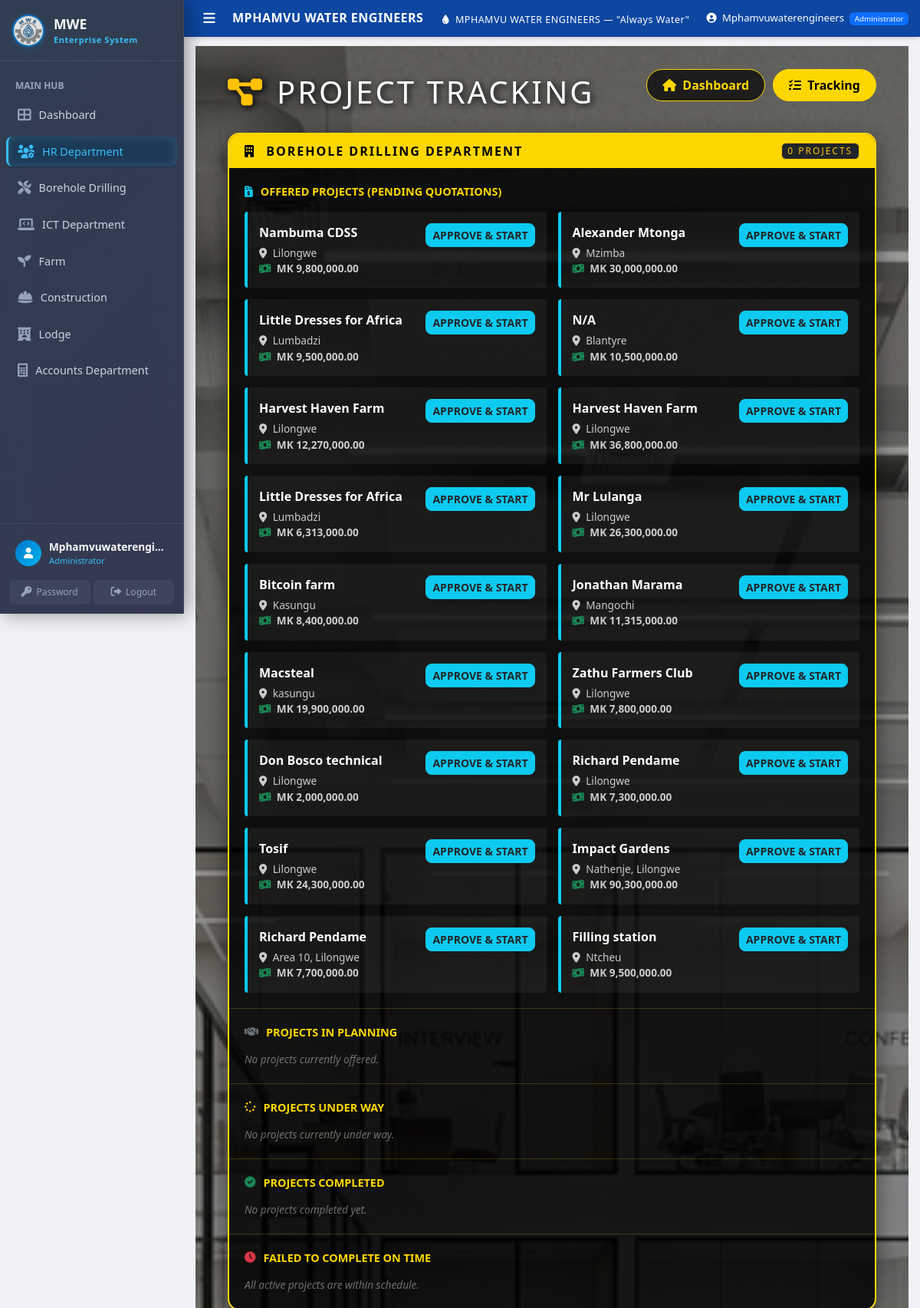
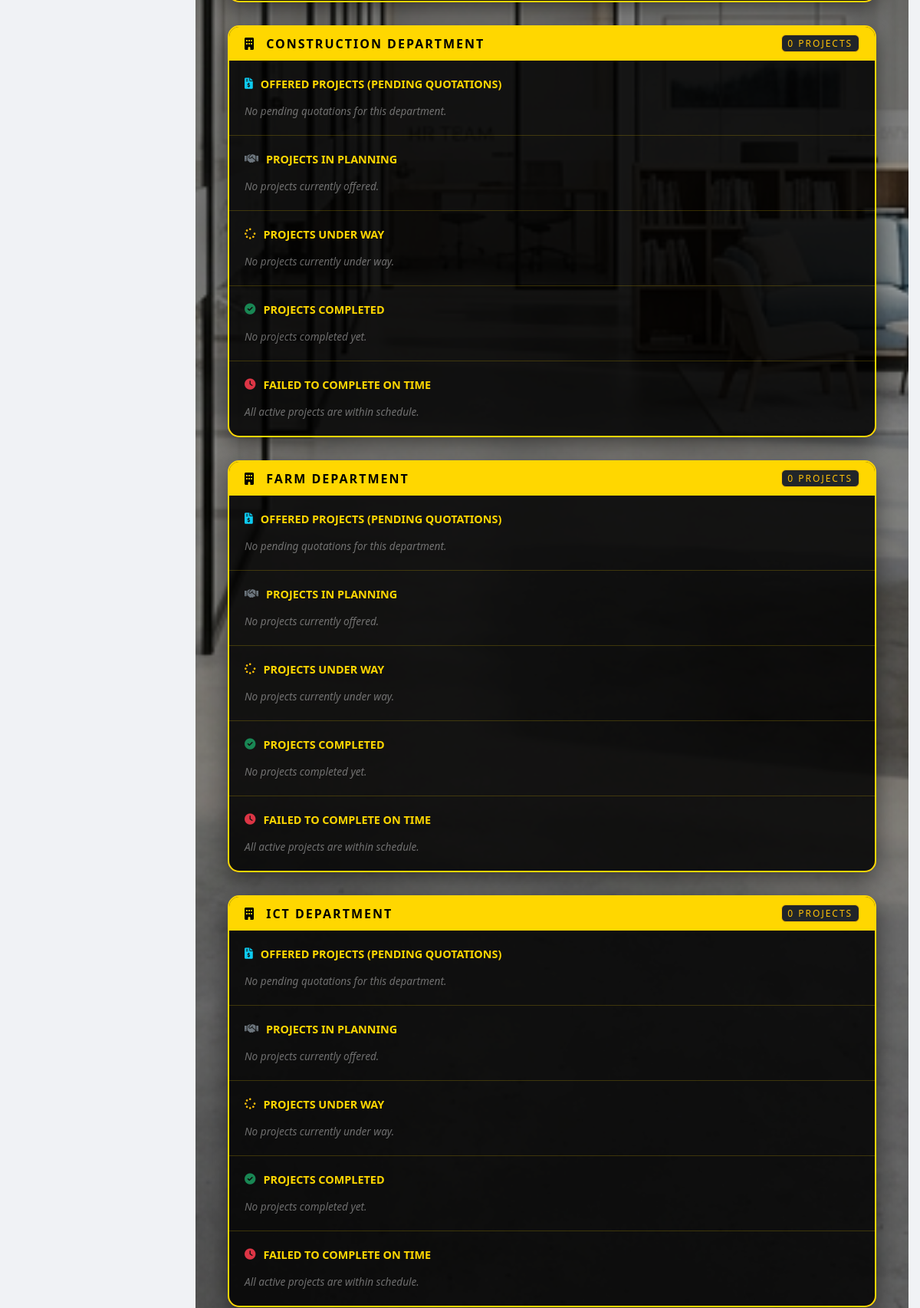
/hr/project_tracking (signed in, upper part), run on the app's committed database (2 pictures, top to bottom).
### models.py (models this page shows)
class Client(db.Model):
    __tablename__ = 'clients'
    client_id = db.Column(db.Integer, primary_key=True)
    client_name = db.Column(db.String(200), nullable=False)
    phone = db.Column(db.String(20), nullable=False)
    email = db.Column(db.String(100))
    address = db.Column(db.Text, nullable=False)
    project_type = db.Column(db.String(100), nullable=False)
    quotation_amount = db.Column(db.Float, default=0)
    contract_status = db.Column(db.String(20), default='Pending')
    payment_status = db.Column(db.String(20), default='Pending')
    total_transactions = db.Column(db.Integer, default=0)
    completed_transactions = db.Column(db.Integer, default=0)
    on_time_payments = db.Column(db.Integer, default=0)
    defaults = db.Column(db.Integer, default=0)
    credit_score = db.Column(db.Integer, default=0)
    created_at = db.Column(db.DateTime, default=datetime.utcnow)
    updated_at = db.Column(db.DateTime, default=datetime.utcnow, onupdate=datetime.utcnow)
    department = db.Column(db.String(100), default='Borehole Drilling', nullable=False)
    reference_number = db.Column(db.String(50), unique=True, default=lambda: get_reference_number('CLI'))

class Quotation(db.Model):
    __tablename__ = 'quotations'
    quotation_id = db.Column(db.Integer, primary_key=True)
    client_id = db.Column(db.Integer, db.ForeignKey('clients.client_id'), nullable=False)
    project_location = db.Column(db.String(200), nullable=False)
    project_latitude = db.Column(db.Float, nullable=True)
    project_longitude = db.Column(db.Float, nullable=True)
    borehole_depth = db.Column(db.Float)
    equipment_cost = db.Column(db.Float, default=0)
    labour_cost = db.Column(db.Float, default=0)
    transport_cost = db.Column(db.Float, default=0)
    total_amount = db.Column(db.Float, nullable=False)
    validity_days = db.Column(db.Integer, default=30)
    description = db.Column(db.Text, default='We have pleasure in quoting our prices for borehole development as follows;')
    status = db.Column(db.String(20), default='Pending')
    delivery_confirmed = db.Column(db.Boolean, default=False)
    delivery_approved_by = db.Column(db.String(100))
    delivery_approved_date = db.Column(db.DateTime)
    invoice_generated = db.Column(db.Boolean, default=False)
    delivery_note_generated = db.Column(db.Boolean, default=False)
    created_at = db.Column(db.DateTime, default=datetime.utcnow)
    updated_at = db.Column(db.DateTime, default=datetime.utcnow, onupdate=datetime.utcnow)
    reference_number = db.Column(db.String(50), unique=True, default=lambda: get_reference_number('QUO'))
    department = db.Column(db.String(100), default='Borehole Drilling', nullable=False)
    client = db.relationship('Client', backref='quotations')
    quotation_items = db.relationship('QuotationItem', backref='quotation', cascade='all, delete-orphan')

### hr/hr_routes.py (the view, shortened to what this page needs)
@hr_bp.route('/project_tracking', methods=['GET'])
@login_required
@admin_required
def project_tracking():
    from models import ConstructionProject, ICTProject, FarmActivity, CropCycle, Quotation
    from datetime import date
    today = date.today()
    construction_projects = ConstructionProject.query.all()
    ict_projects = ICTProject.query.all()
    farm_activities = FarmActivity.query.all()
    crop_cycles = CropCycle.query.all()
    pending_quotations = Quotation.query.filter_by(status='Pending').all()
    def get_status_category(p, end_date_attr='end_date'):
        status = getattr(p, 'status', '').lower()
        end_date = getattr(p, end_date_attr, None)
        if status in ['completed', 'harvested']:
            return 'completed'
        if end_date and end_date < today:
            return 'overdue'
        if status in ['planning', 'planned', 'pending']:
            return 'offered'
        if status in ['in progress', 'growing', 'testing']:
            return 'underway'
        return 'other'
    projects = {
        'Borehole Drilling': {'offered': [], 'underway': [], 'completed': [], 'overdue': [], 'quotations_offered': []},
        'Construction': {'offered': [], 'underway': [], 'completed': [], 'overdue': [], 'quotations_offered': []},
        'Farm': {'offered': [], 'underway': [], 'completed': [], 'overdue': [], 'quotations_offered': []},
        'ICT': {'offered': [], 'underway': [], 'completed': [], 'overdue': [], 'quotations_offered': []}
    }
    for q in pending_quotations:
        dept = q.department if q.department in projects else 'Borehole Drilling'
        projects[dept]['quotations_offered'].append({
            'id': q.quotation_id,
            'client': q.client.client_name if q.client else 'Unknown',
            'amount': q.total_amount,
            'location': q.project_location
        })
    return render_template('hr/project_tracking.html', projects=projects, today=today)

### app.py (called while the page is built)
@app.context_processor
def inject_now():
    return {
        'datetime': datetime,
    }

### hr/hr_routes.py (called while the page is built)
def login_required(f):
    @wraps(f)
    def decorated_function(*args, **kwargs):
        if 'user_id' not in session:
            flash('Please log in to access this page.', 'error')
            return redirect(url_for('login'))
        return f(*args, **kwargs)
    return decorated_function

def admin_required(f):
    @wraps(f)
    def decorated_function(*args, **kwargs):
        if session.get('role') not in ['Administrator', 'Director', 'HR Manager']:
            flash('You do not have permission to access the HR Department.', 'error')
            return redirect(url_for('dashboard'))
        return f(*args, **kwargs)
    return decorated_function

### templates/hr/project_tracking.html (shortened to what this page needs)
{% extends "base.html" %}
{% block content %}
<div class="tracking-wrapper">
    <div class="tracking-container container-fluid">
        <div class="d-flex justify-content-between align-items-center mb-4">
            <h1 class="text-white fw-900 text-uppercase" style="letter-spacing: 3px; text-shadow: 2px 2px 10px #000;">
                <i class="fas fa-project-diagram me-3 text-warning"></i>Project Tracking
            </h1>
            <div class="tab-nav">
                <a href="{{ url_for('hr.dashboard') }}" class="tab-btn"><i class="fas fa-home me-1"></i> Dashboard</a>
                <a href="#" class="tab-btn active"><i class="fas fa-tasks me-1"></i> Tracking</a>
            </div>
        </div>
        {% for dept, categories in projects.items() %}
        <div class="dept-card">
            <div class="dept-header">
                <span><i class="fas fa-building me-2"></i> {{ dept }} Department</span>
                <span class="badge bg-dark text-warning border border-warning">{{ categories.offered|length + categories.underway|length + categories.completed|length + categories.overdue|length }} Projects</span>
            </div>
            <div class="status-section">
                <div class="status-title"><i class="fas fa-file-invoice-dollar text-info"></i> Offered Projects (Pending Quotations)</div>
                {% if categories.quotations_offered %}
                <div class="project-grid">
                    {% for q in categories.quotations_offered %}
                    <div class="project-card" style="border-color: #0dcaf0;">
                        <div class="d-flex justify-content-between align-items-start">
                            <div>
                                <div class="project-name">{{ q.client }}</div>
                                <div class="project-dates">
                                    <i class="fas fa-map-marker-alt me-1"></i> {{ q.location or 'No Location' }}<br>
                                    <i class="fas fa-money-bill-wave me-1 text-success"></i> <strong>MK {{ "{:,.2f}".format(q.amount) }}</strong>
                                </div>
                            </div>
                            <button class="btn btn-sm btn-info fw-bold text-dark" onclick="openApproveModal('{{ q.id }}', '{{ q.client }}')">
                                APPROVE & START
                            </button>
                        </div>
                    </div>
                    {% endfor %}
                </div>
                {% else %}
                <div class="empty-state">No pending quotations for this department.</div>
                {% endif %}
            </div>
            <div class="status-section">
                <div class="status-title"><i class="fas fa-handshake text-secondary"></i> Projects in Planning</div>
                {% if categories.offered %}
                <div class="project-grid">
                    {% for p in categories.offered %}
                    <div class="project-card" style="border-color: #0dcaf0;">
                        <div class="project-name">{{ p.name }}</div>
                        <div class="project-dates">
                            <i class="far fa-calendar-alt me-1"></i> Start: {{ p.start.strftime('%d/%m/%Y') if p.start else 'TBD' }}
                            &nbsp;&bull;&nbsp;
                            <i class="far fa-calendar-check me-1"></i> Target: {{ p.end.strftime('%d/%m/%Y') if p.end else 'TBD' }}
                        </div>
                    </div>
                    {% endfor %}
                </div>
                {% else %}
                <div class="empty-state">No projects currently offered.</div>
                {% endif %}
            </div>
            <div class="status-section">
                <div class="status-title"><i class="fas fa-spinner fa-spin text-warning"></i> Projects Under Way</div>
                {% if categories.underway %}
                <div class="project-grid">
                    {% for p in categories.underway %}
                    <div class="project-card" style="border-color: #ffc107;">
                        <div class="project-name">{{ p.name }}</div>
                        <div class="project-dates">
                            <i class="far fa-calendar-alt me-1"></i> Started: {{ p.start.strftime('%d/%m/%Y') if p.start else 'N/A' }}
                            &nbsp;&bull;&nbsp;
                            <i class="far fa-hourglass-half me-1"></i> Exp. Completion: {{ p.end.strftime('%d/%m/%Y') if p.end else 'N/A' }}
                        </div>
                        {% if p.end and (p.end - today).days <= 7 and (p.end - today).days >= 0 %}
                        <div class="remind-tag">
                            <i class="fas fa-exclamation-triangle me-1"></i> REMINDER: Due in {{ (p.end - today).days }} days
                        </div>
                        {% endif %}
                    </div>
                    {% endfor %}
                </div>
                {% else %}
                <div class="empty-state">No projects currently under way.</div>
                {% endif %}
            </div>
            <div class="status-section">
                <div class="status-title"><i class="fas fa-check-circle text-success"></i> Projects Completed</div>
                {% if categories.completed %}
                <div class="project-grid">
                    {% for p in categories.completed %}
                    <div class="project-card" style="border-color: #198754;">
                        <div class="project-name">{{ p.name }}</div>
                        <div class="project-dates">
                            <i class="fas fa-calendar-day me-1"></i> Timeline: {{ p.start.strftime('%d/%m/%Y') if p.start else '?' }} to {{ p.end.strftime('%d/%m/%Y') if p.end else '?' }}
                        </div>
                    </div>
                    {% endfor %}
                </div>
                {% else %}
                <div class="empty-state">No projects completed yet.</div>
                {% endif %}
            </div>
            <div class="status-section">
                <div class="status-title"><i class="fas fa-clock text-danger"></i> Failed to complete on time</div>
                {% if categories.overdue %}
                <div class="project-grid">
                    {% for p in categories.overdue %}
                    <div class="project-card" style="border-color: #dc3545;">
                        <div class="project-name">{{ p.name }}</div>
                        <div class="project-dates">
                            <i class="fas fa-calendar-times me-1"></i> Expected: {{ p.end.strftime('%d/%m/%Y') if p.end else 'N/A' }}
                            &nbsp;&bull;&nbsp;
                            <span class="text-danger fw-bold">Delayed by {{ (today - p.end).days }} days</span>
                        </div>
                    </div>
                    {% endfor %}
                </div>
                {% else %}
                <div class="empty-state">All active projects are within schedule.</div>
                {% endif %}
            </div>
        </div>
        {% endfor %}
    </div>
</div>
{% endblock %}

### static/css/style.css (style rules this page uses)
:root { --primary-color: #007bff; --secondary-color: #6c757d; --success-color: #28a745; --danger-color: #dc3545; --warning-color: #ffc107; --info-color: #17a2b8; --light-color: #f8f9fa; --dark-color: #343a40; --water-blue: #00d4ff; --water-dark: #0056b3; --sidebar-width: 240px; --sidebar-collapsed-width: 72px; --sidebar-bg: #1a2332; --sidebar-hover: #243044; --sidebar-active: rgba(0, 119, 204, 0.2); --sidebar-active-border: #0077cc; --sidebar-text: rgba(255, 255, 255, 0.7); --sidebar-text-active: #ffffff; --header-height: 48px; --transition-speed: 0.3s; }
body { font-family: 'Segoe UI', Tahoma, Geneva, Verdana, sans-serif; background-color: #f0f2f5; margin: 0; overflow-x: hidden; }
.main-content .mb-4 { margin-bottom: 1rem !important; }
.btn { border-radius: 8px; font-weight: 500; transition: all 0.3s ease; }
.badge { font-weight: 500; border-radius: 6px; }

### data on the page
Client: client "Nambuma CDSS"
Quotation: project_location "Lilongwe", amount "9,800,000.00"
Client: client "Alexander Mtonga"
Quotation: project_location "Mzimba", amount "30,000,000.00"
Client: client "Little Dresses for Africa" "Little Dresses for Africa"
Quotation: project_location "Lumbadzi", amount "9,500,000.00"
Client: client "N/A"
Quotation: project_location "Blantyre", amount "10,500,000.00"
Client: client "Harvest Haven Farm" "Harvest Haven Farm"
Quotation: project_location "Lilongwe", amount "12,270,000.00"
Quotation: project_location "Lilongwe", amount "36,800,000.00"
Quotation: project_location "Lumbadzi", amount "6,313,000.00"
Client: client "Mr Lulanga"
Quotation: project_location "Lilongwe", amount "26,300,000.00"
Client: client "Bitcoin farm"
Quotation: project_location "Kasungu", amount "8,400,000.00"
Client: client "Jonathan Marama"
Quotation: project_location "Mangochi", amount "11,315,000.00"
Client: client "Macsteal"
Quotation: project_location "kasungu", amount "19,900,000.00"
Client: client "Zathu Farmers Club"
Quotation: project_location "Lilongwe", amount "7,800,000.00"
Client: client "Don Bosco technical"
Quotation: project_location "Lilongwe", amount "2,000,000.00"
Client: client "Richard Pendame" "Richard Pendame"
Quotation: project_location "Lilongwe", amount "7,300,000.00"
Client: client "Tosif"
Quotation: project_location "Lilongwe", amount "24,300,000.00"
Client: client "Impact Gardens"
Quotation: project_location "Nathenje, Lilongwe", amount "90,300,000.00"
Quotation: project_location "Area 10, Lilongwe", amount "7,700,000.00"
Client: client "Filling station"
Quotation: project_location "Ntcheu", amount "9,500,000.00"

### other printed values
{{ session.username }} "Mphamvuwaterengi…"
{{ session.role }} "Administrator"
{{ session.username }} "Mphamvuwaterengineers"
{{ dept }} "BOREHOLE DRILLING" "CONSTRUCTION" "FARM" "ICT"
